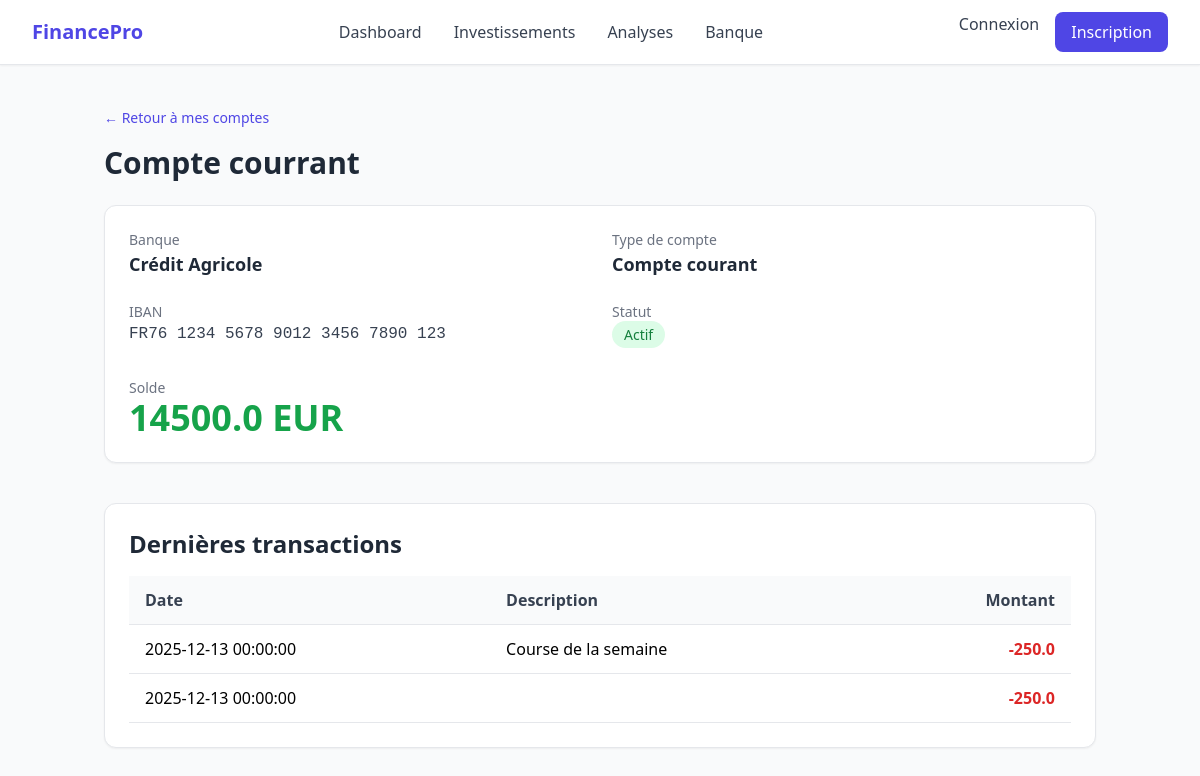
The page /bank-accounts/1 on the database its author committed.
### app/models.py (models this page shows)
class MainBankAccount(db.Model):
    id = db.Column(db.Integer, primary_key=True)
    bank_origin = db.Column(db.String(256), nullable=False)
    account_name = db.Column(db.String(256), unique=True, nullable=False)
    type_account = db.Column(db.String(256), nullable=False)
    monnaie = db.Column(db.String(10), nullable=False)
    balance = db.Column(db.Float, default=0.0)
    iban = db.Column(db.String(24), unique=True, nullable=False)
    status = db.Column(db.Boolean, default=False)
    main_account = db.Column(db.Boolean, default=False)
    user_id = db.Column(db.Integer, db.ForeignKey('user.id'), nullable=False)
    transactions = db.relationship('Transaction', backref='account', lazy=True)

class Transaction(db.Model):
    id = db.Column(db.Integer, primary_key=True)
    date = db.Column(db.DateTime, nullable=False)
    account_label = db.Column(db.String(256), nullable=False)
    description = db.Column(db.String(512), nullable=True)
    category = db.Column(db.String(256), nullable=True)
    amount = db.Column(db.Float, nullable=False, default=0.0)
    account_id = db.Column(db.Integer, db.ForeignKey('main_bank_account.id'), nullable=False)
    user_id = db.Column(db.Integer, db.ForeignKey('user.id'), nullable=False)

### app/routes/main.py (the view)
@main_bp.route("/bank-accounts/<int:account_id>")
def compte_detail(account_id):
    accounts_query = MainBankAccount.query.all()
    transactions = Transaction.query.filter_by(account_id=account_id).all()
    accounts = {
        acc.id: {
            "id": acc.id,
            "bank_name": acc.bank_origin,
            "label": acc.account_name,
            "type": acc.type_account,
            "currency": acc.monnaie,
            "iban": acc.iban,
            "balance": f"{acc.balance} {acc.monnaie}",
            "balance_numeric": acc.balance,
            "active": acc.status,
        }
        for acc in accounts_query
    }
    account = accounts.get(account_id)
    if not account:
        flash("Compte introuvable", "error")
        return redirect("/bank-accounts")
    return render_template("bank/bank_accounts_detail.html", account=account, transactions=transactions)

### app/templates/bank/bank_accounts_detail.html (shortened to what this page needs)
{% extends 'base.html' %}
{% block content %}
<div class="max-w-5xl mx-auto px-4 py-10">
    <a href="/bank-accounts" class="text-indigo-600 hover:underline text-sm">
        ← Retour à mes comptes
    </a>
    <h1 class="text-3xl font-bold text-gray-800 mt-4 mb-6">
        {{ account.label }}
    </h1>
    <div class="bg-white border border-gray-200 rounded-xl shadow-sm p-6 mb-10">
        <div class="grid grid-cols-1 md:grid-cols-2 gap-6">
            <div>
                <p class="text-sm text-gray-500">Banque</p>
                <p class="text-lg font-semibold text-gray-800">{{ account.bank_name }}</p>
            </div>
            <div>
                <p class="text-sm text-gray-500">Type de compte</p>
                <p class="text-lg font-semibold text-gray-800">{{ account.type }}</p>
            </div>
            <div>
                <p class="text-sm text-gray-500">IBAN</p>
                <p class="font-mono text-gray-700">{{ account.iban }}</p>
            </div>
            <div>
                <p class="text-sm text-gray-500">Statut</p>
                {% if account.active %}
                    <span class="px-3 py-1 bg-green-100 text-green-700 rounded-full text-sm">
                        Actif
                    </span>
                {% endif %}
            </div>
        </div>
        <div class="mt-8">
            <p class="text-sm text-gray-500">Solde</p>
            <p class="text-4xl font-bold
                {% if account.balance_numeric >= 0 %}
                    text-green-600
                {% else %}
                    text-red-600
                {% endif %}">
                {{ account.balance }}
            </p>
        </div>
    </div>
    <div class="bg-white border border-gray-200 rounded-xl shadow-sm p-6">
        <h2 class="text-2xl font-semibold text-gray-800 mb-4">
            Dernières transactions
        </h2>
        <table class="w-full border-collapse">
            <thead>
                <tr class="bg-gray-50 border-b text-gray-700">
                    <th class="py-3 px-4 text-left">Date</th>
                    <th class="py-3 px-4 text-left">Description</th>
                    <th class="py-3 px-4 text-right">Montant</th>
                </tr>
            </thead>
            <tbody>
                {% for t in transactions %}
                <tr class="border-b">
                    <td class="py-3 px-4">{{ t.date }}</td>
                    <td class="py-3 px-4">{{ t.description }}</td>
                    <td class="py-3 px-4 text-right font-semibold
                        {% if  t.amount <= 0 %}
                            text-red-600
                        {% else %}
                            text-green-600
                        {% endif %}">
                        {{ t.amount }}
                    </td>
                </tr>
                {% else %}
                <tr>
                    <td colspan="3" class="py-4 text-center text-gray-500">Aucune transaction disponible.</td>
                </tr>
                {% endfor %}
            </tbody>
        </table>
    </div>
</div>
{% endblock %}

### rows shown on the page
MainBankAccount: label "Compte courrant", bank_name "Crédit Agricole", type "Compte courant", iban "FR76 1234 5678 9012 3456 7890 123"
Transaction: date "2025-12-13 00:00:00", description "Course de la semaine", amount "-250.0"
Transaction: date "2025-12-13 00:00:00", amount "-250.0"

### other values the page prints
{{ account.balance }} "14500.0 EUR"
